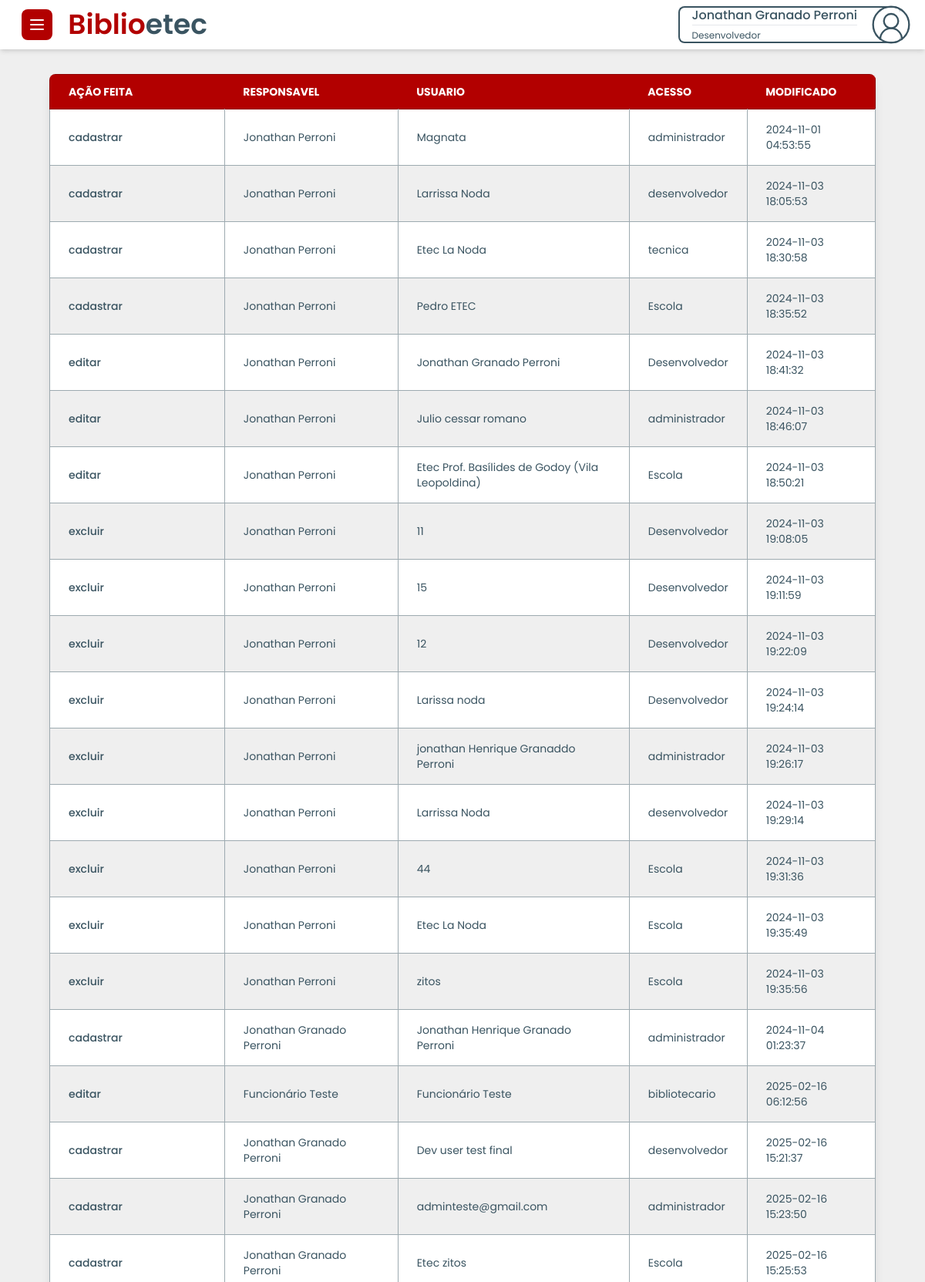
Screenshot of /Dev/DevSidebar/Relatorio/historico.php (signed in, upper part) with the database file from the repository.
### tables this page shows
CREATE TABLE `historico_usuarios` (
  `id` int(11) NOT NULL,
  `historico_responsavel` text NOT NULL,
  `historico_acao` text NOT NULL,
  `historico_usuario` text NOT NULL,
  `historico_acesso` text NOT NULL,
  `historico_data_hora` timestamp NOT NULL DEFAULT current_timestamp()
);

### Dev/DevSidebar/Relatorio/historico.php (the view, shortened to what this page needs)
<?php
 include("../../../conexao/conexao.php");
?>
<!DOCTYPE html>
<html lang="pt-br">
<head>
    <script src="https://cdn.tailwindcss.com"></script>
    <link href="https://cdn.jsdelivr.net/npm/flowbite@2.5.1/dist/flowbite.min.css" rel="stylesheet" />
    <link rel="stylesheet" href="../../DevCss/defaults.css">
</head>
<body>
    <nav class="flex justify-between items-center py-2 px-4 bg-white shadow-md">
        <div id="nav-left-side">
            <button data-drawer-target="default-sidebar" data-drawer-toggle="default-sidebar" aria-controls="default-sidebar" type="button" class="inline-flex items-center p-2 ms-3 bg-[var(--primary)] text-sm text-white rounded-lg hover:bg-[var(--primary-emphasis)] focus:outline-none focus:ring-2 focus:ring-gray-200 dark:text-white dark:hover:bg-[var(--primary-emphasis)]">
            </button>
            <a href="#" class="text-4xl mx-4 text-primary font-semibold hidden md:inline" tabindex="-1">Biblio<span class="text-secondary">etec</span></a>
        </div>
        <button id="dropdown-perfil" data-dropdown-toggle="dropdown" class="flex justify-between items-center max-h-12 pl-4 mr-4 bg-white border-2 border-solid border-[var(--secondary)] border-r-0 rounded-lg text-[var(--secondary)] text-left flex-nowrap text-nowrap" type="button">
            <div>
             <span class="text-[var(--secondary)] font-medium"><?php echo $_SESSION['nome']; ?></span>
                <hr>
                <span class="text-xs text-[var(--secondary)]"><?php echo $_SESSION['acesso']; ?></span>
            </div>
        </button>
    </nav>
    <main class="mx-1 sm:mx-16 my-8">
        <div class="relative overflow-x-auto shadow-lg rounded-lg">
            <table class="min-w-full text-sm text-left rtl:text-right text-[var(--secondary)]">
                <thead class="text-sm text-white uppercase bg-[var(--primary)] border border-[var(--primary-emphasis)]">
                    <tr class="">
                        <th scope="col" class="px-6 py-3">Ação Feita</th>
                        <th scope="col" class="px-6 py-3">Responsavel</th>
                        <th scope="col" class="px-6 py-3">Usuario</th>
                        <th scope="col" class="px-6 py-3">Acesso</th>
                        <th scope="col" class="px-6 py-3">Modificado</th>
                    </tr>
                </thead>
                <tbody class="border border-[var(--grey)]">
                <?php
                    $sql = "SELECT historico_acao, historico_responsavel, historico_usuario, historico_acesso, historico_data_hora FROM historico_usuarios";
                    $result = mysqli_query($conn, $sql);
                    if (mysqli_num_rows($result) > 0) {
                        while($row = mysqli_fetch_assoc($result)) {
                            echo '
                            <tr class="odd:bg-white even:bg-[var(--off-white)] border-b border-[var(--grey)]">
                                <th scope="row" class="px-6 py-4 font-medium text-[var(--secondary)] whitespace-nowrap border-r border-[var(--grey)]">
                                    ' . htmlspecialchars($row["historico_acao"]) . '
                                </th>
                                <td class="px-6 py-4 border-r border-[var(--grey)]">' . htmlspecialchars($row["historico_responsavel"]) . '</td>
                                <td class="px-6 py-4 border-r border-[var(--grey)]">' . htmlspecialchars($row["historico_usuario"]) . '</td>
                                <td class="px-6 py-4 border-r border-[var(--grey)]">' . htmlspecialchars($row["historico_acesso"]) . '</td>
                                    <td class="px-6 py-4 border-r border-[var(--grey)]">' . htmlspecialchars($row["historico_data_hora"]) . ' </td>
                            </tr>';
                        }
                    } else {
                        echo '<tr><td colspan="5" class="text-center px-6 py-4">Nenhum dado encontrado</td></tr>';
                    }
                ?>
                </tbody>
            </table>
        </div>
    </main>
</body>
</html>

### Dev/DevCss/defaults.css (style rules this page uses)
:root { --primary: #b20000; --primary-emphasis: #8e0000; --primary-light: #f0bebe; --secondary: #3a5461; --secondary-emphasis: #23323a; --light-grey: #d8dddf; --grey: #9daab0; --dark-grey: #273336; --off-black: #141617; --off-white: #efefef; }
* { box-sizing: border-box !important; font-family: "Poppins", sans-serif !important; }
body { width: 100% !important; display: flex !important; flex-direction: column !important; background-color: var(--off-white) !important; }
.text-primary { color: var(--primary) !important; }
.text-secondary { color: var(--secondary) !important; }

### rows the page displays
historico_usuarios: historico_acao "cadastrar", historico_responsavel "Jonathan Perroni", historico_usuario "Magnata", historico_acesso "administrador", historico_data_hora "2024-11-01 04:53:55"
historico_usuarios: historico_acao "cadastrar", historico_responsavel "Jonathan Perroni", historico_usuario "Larrissa Noda", historico_acesso "desenvolvedor", historico_data_hora "2024-11-03 18:05:53"
historico_usuarios: historico_acao "cadastrar", historico_responsavel "Jonathan Perroni", historico_usuario "Etec La Noda", historico_acesso "tecnica", historico_data_hora "2024-11-03 18:30:58"
historico_usuarios: historico_acao "cadastrar", historico_responsavel "Jonathan Perroni", historico_usuario "Pedro ETEC", historico_acesso "Escola", historico_data_hora "2024-11-03 18:35:52"
historico_usuarios: historico_acao "editar", historico_responsavel "Jonathan Perroni", historico_usuario "Jonathan Granado Perroni", historico_acesso "Desenvolvedor", historico_data_hora "2024-11-03 18:41:32"
historico_usuarios: historico_acao "editar", historico_responsavel "Jonathan Perroni", historico_usuario "Julio cessar romano", historico_acesso "administrador", historico_data_hora "2024-11-03 18:46:07"
historico_usuarios: historico_acao "editar", historico_responsavel "Jonathan Perroni", historico_usuario "Etec Prof. Basílides de Godoy (Vila Leopoldina)", historico_acesso "Escola", historico_data_hora "2024-11-03 18:50:21"
historico_usuarios: historico_acao "excluir", historico_responsavel "Jonathan Perroni", historico_usuario "11", historico_acesso "Desenvolvedor", historico_data_hora "2024-11-03 19:08:05"
historico_usuarios: historico_acao "excluir", historico_responsavel "Jonathan Perroni", historico_usuario "15", historico_acesso "Desenvolvedor", historico_data_hora "2024-11-03 19:11:59"
historico_usuarios: historico_acao "excluir", historico_responsavel "Jonathan Perroni", historico_usuario "12", historico_acesso "Desenvolvedor", historico_data_hora "2024-11-03 19:22:09"
historico_usuarios: historico_acao "excluir", historico_responsavel "Jonathan Perroni", historico_usuario "Larissa noda", historico_acesso "Desenvolvedor", historico_data_hora "2024-11-03 19:24:14"
historico_usuarios: historico_acao "excluir", historico_responsavel "Jonathan Perroni", historico_usuario "jonathan Henrique Granaddo Perroni", historico_acesso "administrador", historico_data_hora "2024-11-03 19:26:17"
historico_usuarios: historico_acao "excluir", historico_responsavel "Jonathan Perroni", historico_usuario "Larrissa Noda", historico_acesso "desenvolvedor", historico_data_hora "2024-11-03 19:29:14"
historico_usuarios: historico_acao "excluir", historico_responsavel "Jonathan Perroni", historico_usuario "44", historico_acesso "Escola", historico_data_hora "2024-11-03 19:31:36"
historico_usuarios: historico_acao "excluir", historico_responsavel "Jonathan Perroni", historico_usuario "Etec La Noda", historico_acesso "Escola", historico_data_hora "2024-11-03 19:35:49"
historico_usuarios: historico_acao "excluir", historico_responsavel "Jonathan Perroni", historico_usuario "zitos", historico_acesso "Escola", historico_data_hora "2024-11-03 19:35:56"
historico_usuarios: historico_acao "cadastrar", historico_responsavel "Jonathan Granado Perroni", historico_usuario "Jonathan Henrique Granado Perroni", historico_acesso "administrador", historico_data_hora "2024-11-04 01:23:37"
historico_usuarios: historico_acao "editar", historico_responsavel "Funcionário Teste", historico_usuario "Funcionário Teste", historico_acesso "bibliotecario", historico_data_hora "2025-02-16 06:12:56"
historico_usuarios: historico_acao "cadastrar", historico_responsavel "Jonathan Granado Perroni", historico_usuario "Dev user test final", historico_acesso "desenvolvedor", historico_data_hora "2025-02-16 15:21:37"
historico_usuarios: historico_acao "cadastrar", historico_responsavel "Jonathan Granado Perroni", historico_usuario "adminteste@gmail.com", historico_acesso "administrador", historico_data_hora "2025-02-16 15:23:50"
historico_usuarios: historico_acao "cadastrar", historico_responsavel "Jonathan Granado Perroni", historico_usuario "Etec zitos", historico_acesso "Escola", historico_data_hora "2025-02-16 15:25:53"

### other values shown
$_SESSION['nome'] "Jonathan Granado Perroni"
$_SESSION['acesso'] "Desenvolvedor"
